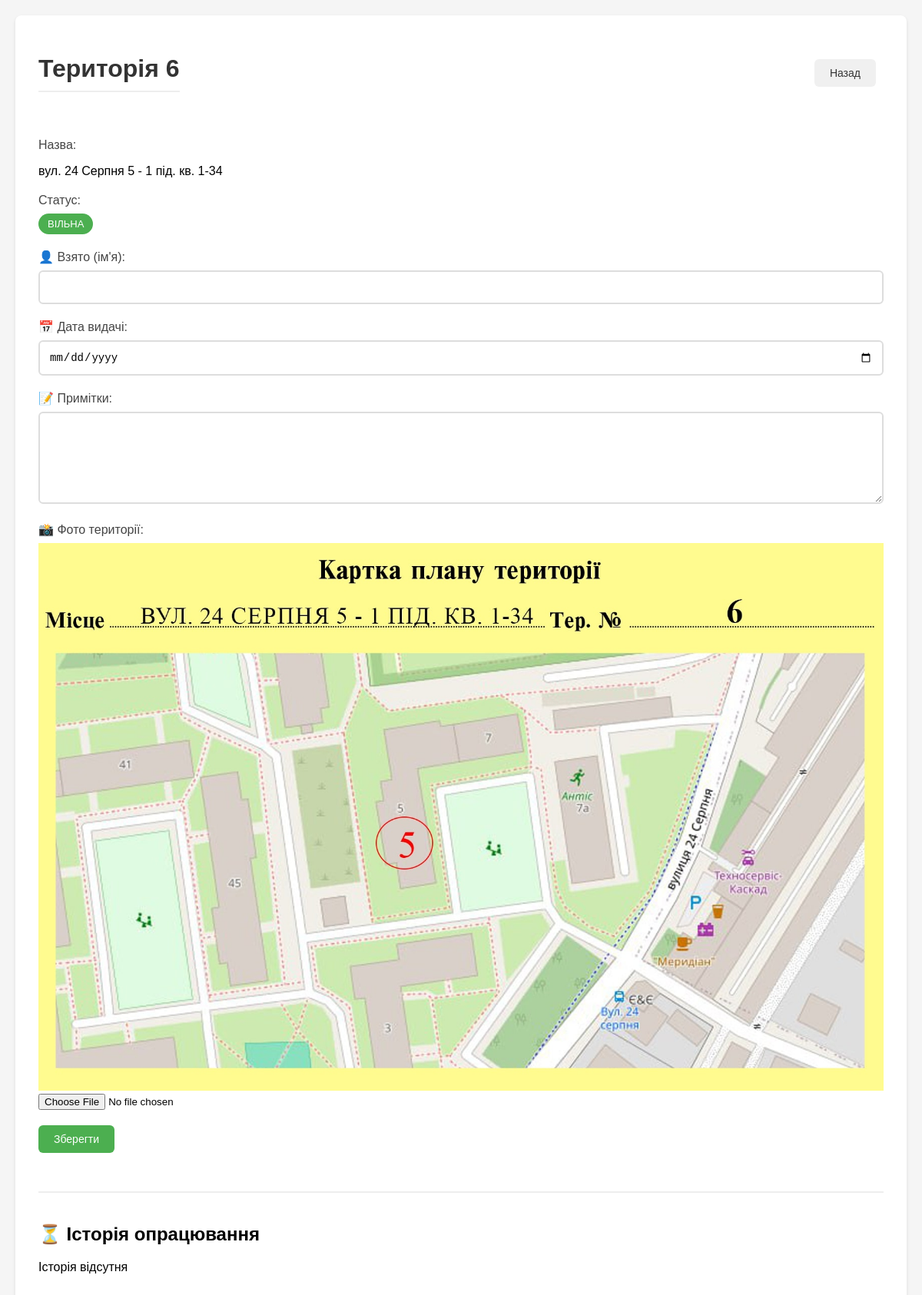
The app's page /update/6 (signed in) with its own data.
### tables this page shows
CREATE TABLE "territories" (
                id INTEGER PRIMARY KEY,
                name TEXT,
                custom_name TEXT,
                status TEXT,
                taken_by TEXT,
                date_taken TEXT,
                date_due TEXT,
                notes TEXT
            , image_url TEXT);

### app.py (the view, shortened to what this page needs)
@app.route('/update/<territory_id>', methods=['GET', 'POST'])
def update_territory(territory_id):
    if not session.get('logged_in'):
        return redirect(url_for('login'))
    if request.method == 'POST' and session.get('role') != 'admin':
        return "Немає прав для редагування", 403
    try:
        territory_id = int(territory_id)
    except ValueError:
        return "Неправильний формат номера території", 400
    try:
        territory = db.get_territory(territory_id)
        if not territory:
            return "Територію не знайдено", 404
        history = db.get_territory_history(territory_id)
        now = datetime.now()
        return render_template('update.html',
                            territory=territory,
                            history=history,
                            now=now,
                            is_admin=(session.get('role') == 'admin'))
    except Exception as e:
        logger.error(f"Помилка при отриманні даних території {territory_id}: {str(e)}")
        return f"Помилка при отриманні даних території: {str(e)}", 500

### app.py (called while the page is built)
@app.context_processor
def utility_processor():
    return dict(get_full_url=get_full_url)

### templates/update.html (shortened to what this page needs)
<!DOCTYPE html>
<html lang="uk">
<head>
    <link rel="stylesheet" href="{{ url_for('static', filename='css/style.css') }}">
</head>
<body>
    <div class="container">
        <div class="header-actions">
            <h1>Територія {{ territory['id'] }}</h1>
            <a href="{{ url_for('index') }}" class="btn btn-secondary">Назад</a>
        </div>
        <div class="territory-info-section">
            <div class="form-group">
                <label>Назва:</label>
                <p class="info-text">{{ territory['name'] or '' }}</p>
            </div>
            <div class="form-group">
                <label>Статус:</label>
                <span class="status-label {% if territory['status'] == 'Взято' %}status-taken{% else %}status-free{% endif %}">
                    {{ territory['status'] or 'Вільна' }}
                </span>
            </div>
            {% if is_admin %}
            <form method="POST" class="edit-form" enctype="multipart/form-data">
                <div class="form-group">
                    <label for="taken_by">👤 Взято (ім'я):</label>
                    <input type="text" id="taken_by" name="taken_by" value="{{ territory['taken_by'] or '' }}" class="form-control">
                </div>
                <div class="form-group">
                    <label for="date_taken">📅 Дата видачі:</label>
                    <input type="date" id="date_taken" name="date_taken"
                           value="{% if territory['date_taken'] %}{{ territory['date_taken'].split('.')[2] }}-{{ territory['date_taken'].split('.')[1] }}-{{ territory['date_taken'].split('.')[0] }}{% endif %}"
                           class="form-control">
                </div>
                <div class="form-group">
                    <label for="notes">📝 Примітки:</label>
                    <textarea id="notes" name="notes" class="form-control">{{ territory['notes'] or '' }}</textarea>
                </div>
                <div class="form-group">
                    <label for="photo">📸 Фото території:</label>
                    {% if territory.image_url %}
                        <img src="{{ territory.image_url }}" alt="Фото території" class="img-fluid rounded mb-3" style="max-width: 100%;">
                        <input type="file" id="photo" name="photo" class="form-control" accept="image/*">
                    {% else %}
                        <input type="file" id="photo" name="photo" class="form-control" accept="image/*">
                    {% endif %}
                </div>
                <button type="submit" class="btn btn-primary">Зберегти</button>
            </form>
            {% endif %}
        </div>
        <div class="history-section">
            <div class="history-header">
                <h2>⏳ Історія опрацювання</h2>
            </div>
            {% if history %}
                {% for record in history %}
                <div class="history-item">
                    <p><strong>👤 Взято:</strong> {{ record['taken_by'] or '' }}</p>
                    <p><strong>📅 Дата видачі:</strong> {{ record['date_taken'] or '' }}</p>
                    <p><strong>✅ Фактична дата здачі:</strong> {{ record['date_returned'] or '' }}</p>
                </div>
                {% endfor %}
            {% else %}
                <p class="no-history">Історія відсутня</p>
            {% endif %}
        </div>
    </div>
</body>
</html>

### static/css/style.css (style rules this page uses)
body { font-family: Arial, sans-serif; margin: 0; padding: 20px; background-color: #f5f5f5; }
.container { max-width: 1200px; margin: 0 auto; background: white; padding: 30px; border-radius: 8px; box-shadow: 0 2px 4px rgba(0,0,0,0.1); }
h1 { color: #333; margin-bottom: 30px; padding-bottom: 10px; border-bottom: 2px solid #eee; }
label, h2 { display: flex !important; align-items: center; gap: 8px; }
.btn { display: inline-block; padding: 10px 20px; border: none; border-radius: 6px; cursor: pointer; text-decoration: none; font-size: 14px; font-weight: 500; transition: all 0.2s ease; margin-right: 10px; margin-bottom: 10px; }
.btn-primary { background: #4CAF50; color: white; }
.btn-secondary { background: #f0f0f0; color: #333; }
.form-group { margin-bottom: 20px; }
label { display: block; margin-bottom: 8px; color: #444; font-weight: 500; }
input[type="text"], input[type="date"], textarea { width: 100%; padding: 12px; border: 2px solid #ddd; border-radius: 6px; box-sizing: border-box; font-size: 14px; transition: border-color 0.2s ease; }
textarea { height: 120px; resize: vertical; }
.history-section { margin-top: 40px; padding-top: 20px; border-top: 2px solid #eee; }
.status-label { display: inline-block; padding: 6px 12px; border-radius: 20px; font-size: 13px; font-weight: 500; text-transform: uppercase; }
.status-free { background: #4CAF50; color: white; }
.header-actions { display: flex; justify-content: space-between; align-items: center; margin-bottom: 30px; }

### records on screen
territories: id "6", custom_name "вул. 24 Серпня 5 - 1 під. кв. 1-34", status "ВІЛЬНА", image_url (picture)
